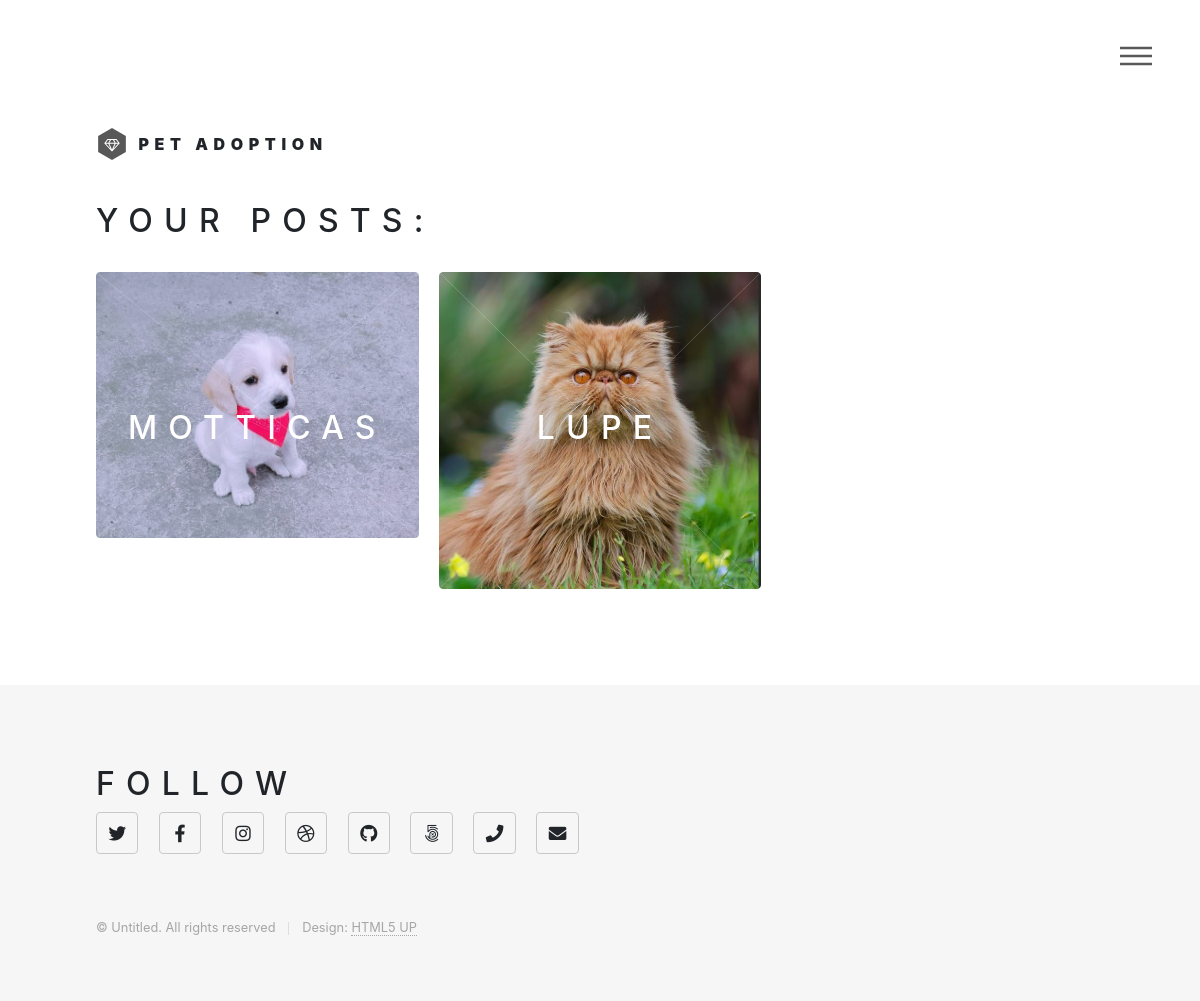
The app's page /home/posts (signed in), older data.
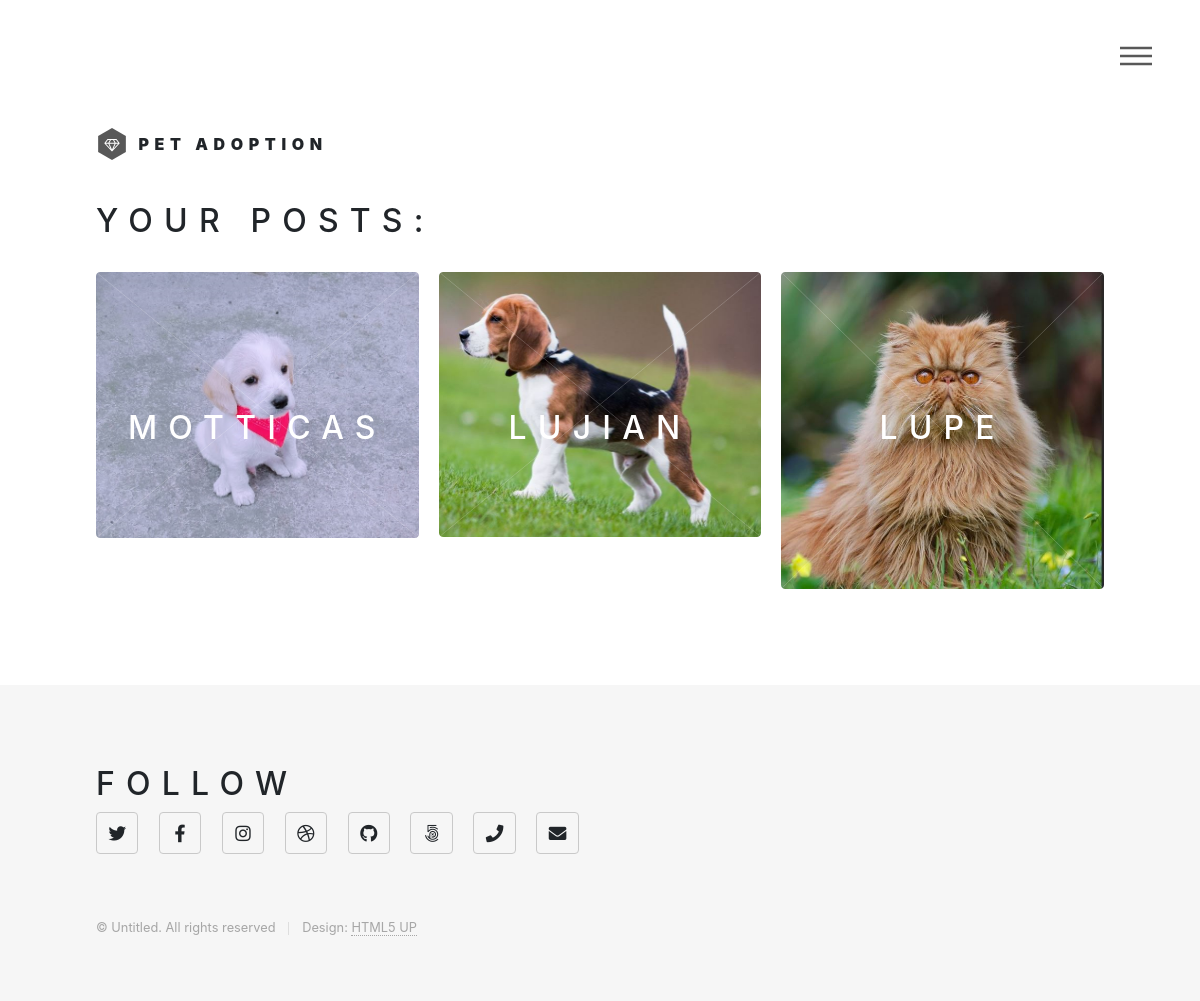
The same page, newer data.
### website/models.py (models this page shows)
class Post(db.Model):
    id = db.Column(db.Integer, primary_key = True)
    date = db.Column(db.DateTime(timezone=True), default=func.now())
    description = db.Column(db.String(100), nullable = False)
    status = db.Column(db.Boolean, default = True)
    user_id = db.Column(db.String, db.ForeignKey('user.id'))
    pet_id = db.Column(db.Integer, db.ForeignKey('pet.id'))

class Media(db.Model):
    id = db.Column(db.Integer, primary_key = True)
    path = db.Column(db.String(150), nullable = False)
    pet_id = db.Column(db.Integer, db.ForeignKey('pet.id'))

class Pet(db.Model):
    id = db.Column(db.Integer, primary_key = True)
    name = db.Column(db.String(100), nullable = False)
    age = db.Column(db.String(100))
    sex = db.Column(db.String(100), nullable = False)
    status = db.Column(db.Boolean, default = True)
    pet_type_id = db.Column(db.Integer, db.ForeignKey('pet_type.id'))
    breed_id = db.Column(db.Integer, db.ForeignKey('breed.id'))
    medias = db.relationship(Media)

### website/views.py (the view)
@views.route('/home/posts', methods=['GET', 'POST'])
@login_required
def user_posts():
    form = Post_form()
    posts = db.engine.execute("SELECT post.id, media.path, pet.name, post.description FROM media, pet, post WHERE media.pet_id = post.pet_id AND post.pet_id = pet.id AND post.status = True AND  post.user_id =" + str(current_user.id))
    db.session.commit()
    return render_template("user_posts.html", user=current_user, form=form, posts=posts)

### website/templates/user_posts.html (shortened to what this page needs)
{% extends "base.html" %}
{% block separate%}
<h2>Your posts: </h2>
<br>
{% endblock%}
{% block posts %}
{% for post in posts%}
<article class="style7">
    <span class="image">
        <img src="{{ url_for('static', filename='images/pet_media/' + post.path)}}" alt="" />
    </span>
    <a >
        <h2>{{post.name}}</h2>
    </a>
</article>
{% endfor %}
{% endblock%}

### website/templates/base.html (shortened to what this page needs)
<!DOCTYPE html>
<html>
    <head>
        <link rel="stylesheet" href="{{ url_for('static', filename='css/main.css')}}" />
        <link
        rel="stylesheet"
        href="https://stackpath.bootstrapcdn.com/bootstrap/4.4.1/css/bootstrap.min.css"
        />
    </head>
    <body class="is-preload">
        <div id="wrapper">
            <header id="header">
                <div class="inner">
                    <a href="/" class="logo">
                        <span class="symbol"><img src="{{ url_for('static', filename='images/logo.svg' )}}" alt="" /></span><span class="title">Pet Adoption</span>
                    </a>
                    <nav>
                        <ul>
                            <li><a href="#menu">Menu</a></li>
                        </ul>
                    </nav>
                </div>
            </header>
            <div id="main">
                <div class="inner">
                        {% block separate %} {% endblock%}
                    <section class="tiles">
                        {% block posts %} {% endblock%}
                    </section>
                </div>
            </div>
            <footer id="footer">
                <div class="inner">
                    <section>
                        <h2>Follow</h2>
                        <ul class="icons">
                            <li><a href="#" class="icon brands style2 fa-twitter"><span class="label">Twitter</span></a></li>
                            <li><a href="#" class="icon brands style2 fa-facebook-f"><span class="label">Facebook</span></a></li>
                            <li><a href="#" class="icon brands style2 fa-instagram"><span class="label">Instagram</span></a></li>
                            <li><a href="#" class="icon brands style2 fa-dribbble"><span class="label">Dribbble</span></a></li>
                            <li><a href="#" class="icon brands style2 fa-github"><span class="label">GitHub</span></a></li>
                            <li><a href="#" class="icon brands style2 fa-500px"><span class="label">500px</span></a></li>
                            <li><a href="#" class="icon solid style2 fa-phone"><span class="label">Phone</span></a></li>
                            <li><a href="#" class="icon solid style2 fa-envelope"><span class="label">Email</span></a></li>
                        </ul>
                    </section>
                    <ul class="copyright">
                        <li>&copy; Untitled. All rights reserved</li><li>Design: <a href="http://html5up.net">HTML5 UP</a></li>
                    </ul>
                </div>
            </footer>
        </div>
    </body>
</html>

Row changes from the older to the newer data that the page shows:
now on this page (row edited): Post: path (picture), name "LUJIAN"
